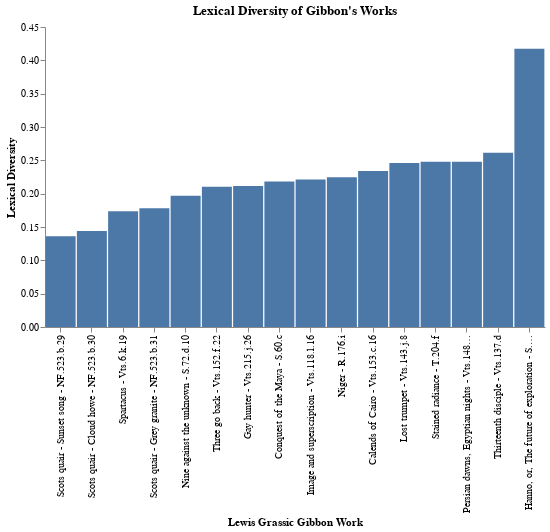

Notebook cell for this chart:
### Markdown cell above
The table isn't bad but charts can make it easier to compare calculations more quickly, so let's visualize the lexical diversity scores!

### Code cell
sorted_titles = list(df_lexdiv['title'])
sorted_lexdiv = list(df_lexdiv['lexicaldiversity'])
source = pd.DataFrame({
    'Title': sorted_titles,
    'Lexdiv': sorted_lexdiv
})

alt.Chart(source, title="Lexical Diversity of Gibbon's Works").mark_bar(size=30).encode(
    alt.X('Title', axis=alt.Axis(title='Lewis Grassic Gibbon Work'), type='nominal', sort=None),  # If sort unspecified, chart will sort x-axis values alphabetically
    alt.Y('Lexdiv', axis=alt.Axis(title='Lexical Diversity')),
    alt.Order(
      # Sort the segments of the bars by this field
      'Lexdiv',
      sort='ascending'
    )
).configure_axis(
    grid=False
).configure_view(
    strokeWidth=0
).properties(
    width=500
)

#     alt.Y('Lexdiv', axis=alt.Axis(format='%', title='Lexical Diversity')),

### Figure 1 — Vega-Lite specification as saved in the notebook (floating-point values rounded to 4 significant figures)
{"config": {"view": {"continuousWidth": 300, "continuousHeight": 300, "strokeWidth": 0}, "axis": {"grid": false}}, "data": {"name": "data-f48696342697aa1ec9b6bb12de441fad"}, "mark": {"type": "bar", "size": 30}, "encoding": {"order": {"field": "Lexdiv", "sort": "ascending", "type": "quantitative"}, "x": {"axis": {"title": "Lewis Grassic Gibbon Work"}, "field": "Title", "sort": null, "type": "nominal"}, "y": {"axis": {"title": "Lexical Diversity"}, "field": "Lexdiv", "type": "quantitative"}}, "title": "Lexical Diversity of Gibbon's Works", "width": 500, "$schema": "https://vega.github.io/schema/vega-lite/v5.20.1.json", "datasets": {"data-f48696342697aa1ec9b6bb12de441fad": [{"Title": "Scots quair - Sunset song - NF.523.b.29", "Lexdiv": 0.1363}, {"Title": "Scots quair - Cloud howe - NF.523.b.30", "Lexdiv": 0.144}, {"Title": "Spartacus - Vts.6.k.19 ", "Lexdiv": 0.1735}, {"Title": "Scots quair - Grey granite - NF.523.b.31", "Lexdiv": 0.1782}, {"Title": "Nine against the unknown - S.72.d.10", "Lexdiv": 0.197}, {"Title": "Three go back - Vts.152.f.22", "Lexdiv": 0.2102}, {"Title": "Gay hunter - Vts.215.j.26", "Lexdiv": 0.2116}, {"Title": "Conquest of the Maya - S.60.c", "Lexdiv": 0.2181}, {"Title": "Image and superscription - Vts.118.l.16", "Lexdiv": 0.2212}, {"Title": "Niger - R.176.i", "Lexdiv": 0.2247}, {"Title": "Calends of Cairo - Vts.153.c.16", "Lexdiv": 0.2341}, {"Title": "Lost trumpet - Vts.143.j.8", "Lexdiv": 0.2461}, {"Title": "Stained radiance - T.204.f", "Lexdiv": 0.248}, {"Title": "Persian dawns, Egyptian nights - Vts.148.d.8", "Lexdiv": 0.2481}, {"Title": "Thirteenth disciple - Vts.137.d", "Lexdiv": 0.2615}, {"Title": "Hanno, or, The future of exploration - S.114.j.21", "Lexdiv": 0.4174}]}}
